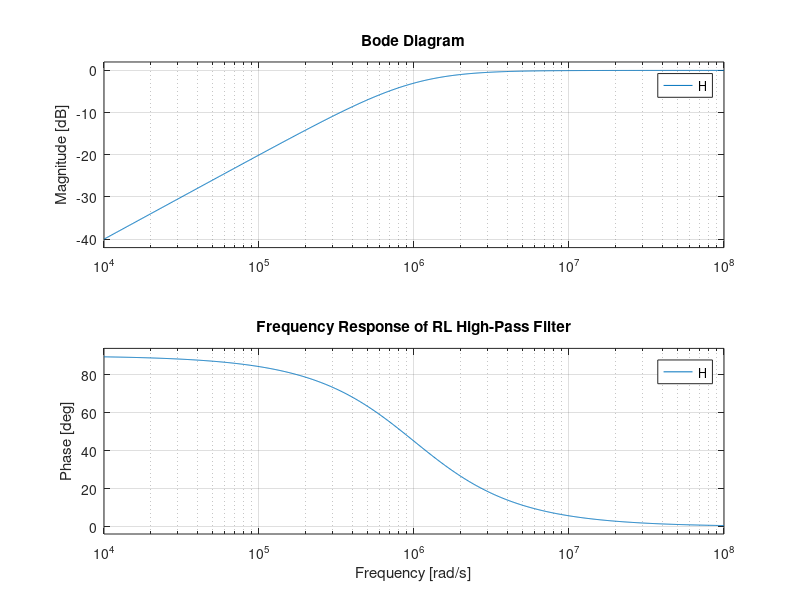

MATLAB code for this plot:
% Step 1: Define circuit components
R = 1e3; % Resistance in ohms
L = 1e-3; % Inductance in henries

% Step 2: Calculate transfer function H(s) = Ls / (Ls + R)
H = tf([L 0], [L R]);

% Step 3: Plot Bode frequency response
bode(H);
title('Frequency Response of RL High-Pass Filter');
grid on;
